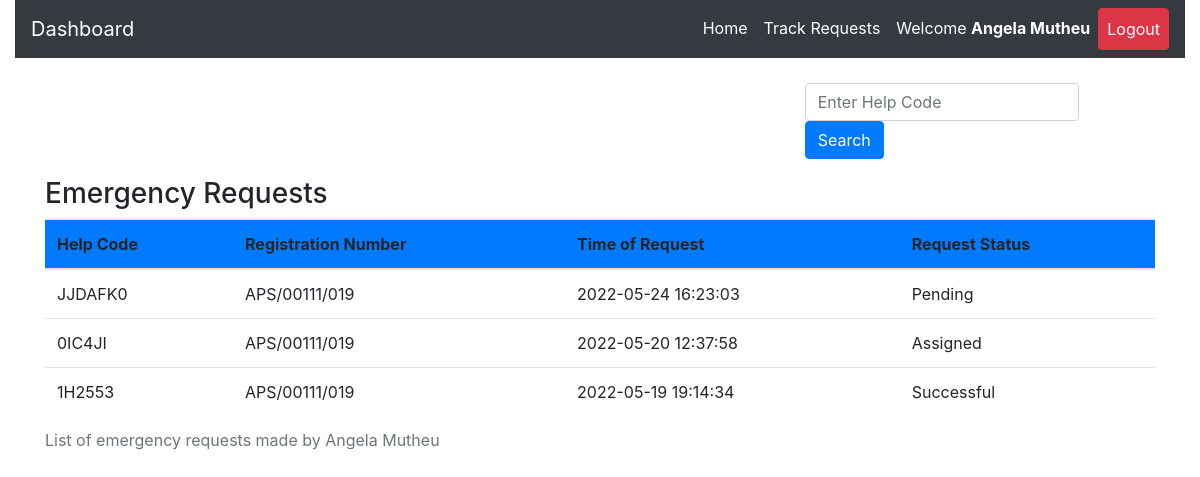
The page /track.php (signed in) on the database as committed earlier.
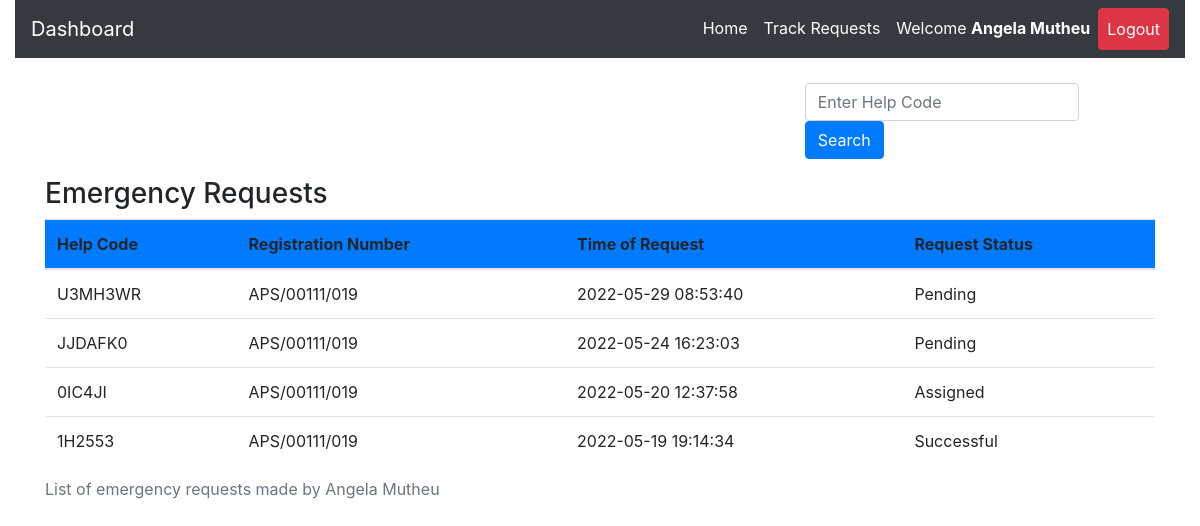
The same page on the database as committed later.
### tables this page shows
CREATE TABLE `request_status` (
  `id` int(20) NOT NULL,
  `helpID` varchar(50) NOT NULL,
  `ip_address` varchar(100) NOT NULL,
  `request_latitude` varchar(50) NOT NULL DEFAULT '0',
  `request_longitude` varchar(50) NOT NULL DEFAULT '0',
  `status` varchar(50) DEFAULT 'Pending',
  `emergency_type` varchar(50) NOT NULL,
  `manual_directions` varchar(500) DEFAULT 'N/A',
  `emergency_description` varchar(255) DEFAULT 'No Description',
  `admNo` varchar(255) NOT NULL,
  `timestamp` datetime NOT NULL DEFAULT CURRENT_TIMESTAMP
);

### track.php (the view, shortened to what this page needs)
<?php
include 'server.php';
    ?>
<!DOCTYPE html>
<html lang="en">
<head>
  <?php
include './components/header.php';
?>
  </head>
  <body>
    <?php
    include './components/navbar.php';
    ?>
<div class="container mt-4">
<div class="row border border-white">
  <div class="col-md-4"></div>
  <div class="col-md-4"></div>
  <div class="col-md-4">
  <form class="form-inline my-2 my-lg-0" method="POST" action="">
<input class="form-control mr-sm-2" type="search" name='searched_help_code' placeholder="Enter Help Code" aria-label="Search">
<button type="submit" name='search-button' class="btn btn-primary">Search</button>
</form>
  </div>
</div>
<div class="row m-2">
  <div class="col-md-12">
  </div>
</div>
<table class="table">
  <caption>List of emergency requests made by <?php  echo  $_SESSION['firstname'].' '. $_SESSION['lastname']; ?></caption>
  <thead>
      <h3>Emergency Requests</h3>
    <tr class='bg-primary'>
      <th scope="col">Help Code</th>
      <th scope="col">Registration  Number</th>
      <th scope="col">Time of Request</th>
      <th scope="col">Request Status</th>
    </tr>
  </thead>
  <tbody>
        <?php
        if($_SESSION['username']){
            $reg_num = $_SESSION['username'];
            $data_fetch_query = "SELECT * FROM `request_status` WHERE admNo='$reg_num' order by timestamp DESC LIMIT 15";
            $data_result = mysqli_query($db, $data_fetch_query);
            if ($data_result->num_rows > 0){
                while($row = $data_result->fetch_assoc()) {
            echo "<tr> <td>" .$row["helpID"].  "</td>";
            echo "<td>" .$row["admNo"]."</td>";
            echo "<td>" .$row["timestamp"]."</td>";
            echo "<td>" .$row["status"]."</td> </tr>";
            }
            }else{
            echo "<td>"."No Requests Found"."</td>";
            }
            } else{
                echo "<td>"."No Data Found"."</td>";
            }
    ?>
              </tbody>
</table>
  </body>
</html>

Rows that differ between the two databases and show on the page:
added request_status: helpID "U3MH3WR", admNo "APS/00111/019", timestamp "2022-05-29 08:53:40", status "Pending"
